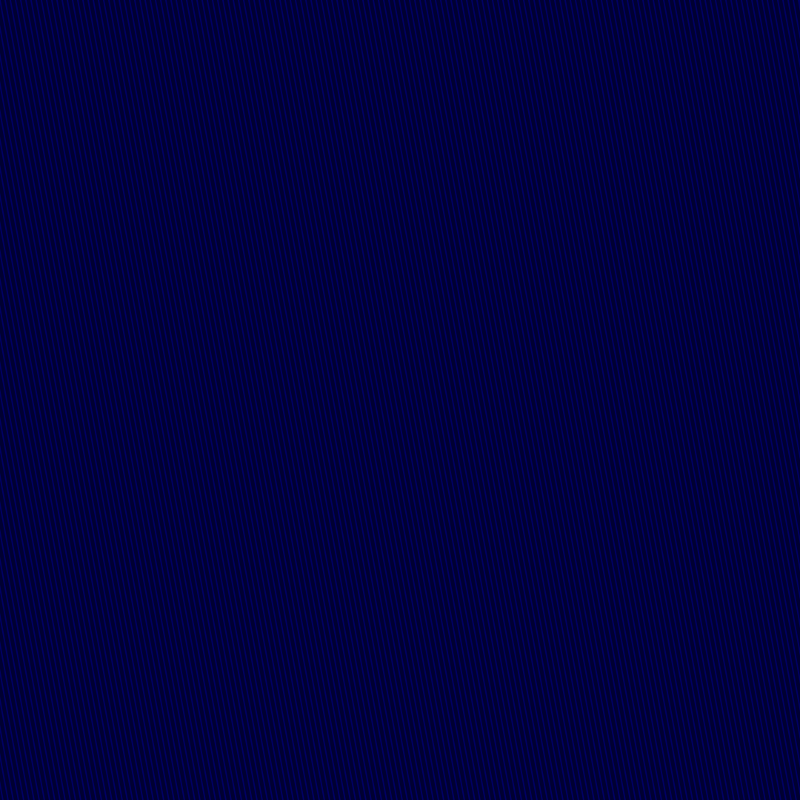
Frame 1 (no input)
Frame 60 (the mouse pressed at the canvas centre just before this capture): identical to frame 1, image omitted
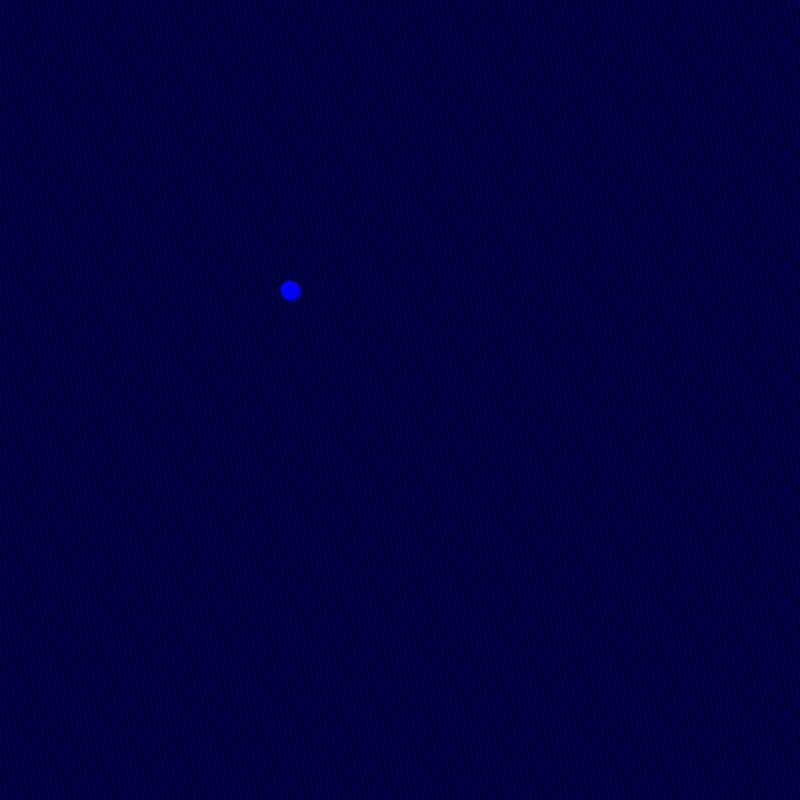
Frame 120 (the mouse held since frame 60 and released just before this capture)

The Processing sketch that drew these frames (run headless with seeded random() and noise(); from frame 60 on, the mouse is pressed at the canvas centre):

// Processing sketch: conwaygameoflife
// ── conwaygameoflife.pde
import java.util.*;

Conway gol;
int rows = 40;
int cols = 40;
float rowH, colW;
PVector lastadd=new PVector(-1, -1);
PGraphics bg;
PGraphics frame;

void setup() {
  size(800, 800);
  gol = new Conway();
  frame = createGraphics(1080, 1080);

  colW = (float) frame.width/cols;
  rowH = (float) frame.height/rows;

  createBG();
}

void draw() {
  frame = createGraphics(1080, 1080);
  frame.beginDraw();
  frame.image(bg, 0, 0, frame.width, frame.height);

  gol.display();
  frame.endDraw();
  frame.save(String.format("frames/%06d.png", frameCount));
  image(frame, 0, 0, width, height);
}

void createBG() {
  bg = createGraphics(frame.width, frame.height);
  bg.beginDraw();
  bg.background(0, 0, 100);
  for (int x=-200; x < frame.width; x+=7) {
    bg.strokeWeight(5);
    bg.stroke(0, 0, 50);
    bg.line(x, 0, x+200, frame.width);
  }
  bg.endDraw();
}

void keyPressed() {
  if (key == 't') {
    gol.randomize();
  } else if (key == 'p') {
    gol.playing = !gol.playing;
  } else if (key == 'r') {
    gol=new Conway();
  }
}

void mouseDragged() {
  if (lastadd.x != (int)(mouseX/colW) || lastadd.y != (int)(mouseY/rowH)) {
    gol.toggle((int)(mouseX/colW), (int)(mouseY/rowH));
    lastadd = new PVector((int)(mouseX/colW), (int)(mouseY/rowH));
  }
}

void mousePressed() {
  gol.toggle((int)(mouseX/colW), (int)(mouseY/rowH));
}

// ── Conway.pde

class Cell {

  int row, col;
  color c;
  boolean alive;

  Cell(int c, int r) {
    row=r;
    col=c;
    alive=false;
    this.c = color(0, 0, 255);
  }

  void display() {
    if (alive) {
      frame.fill(0,0,255);
      frame.noStroke();
                  frame.circle((col+.5)*colW+2, (row+.5)*rowH+2, sqrt(colW*rowH));

      frame.fill(c);
      frame.stroke(0);
      frame.circle((col+.5)*colW, (row+.5)*rowH, sqrt(colW*rowH));
      

    }
  }

  Cell copy(){
   Cell newc = new Cell(col, row);
   newc.alive = alive;
   newc.c = c;
   return newc;
  }


  String toString() {
    return "("+row+", " + col+")";
  }
  
}


class Conway {

  Cell[][] cells;
  boolean playing = false;
  int border = 10;
  int speed = 45;

  Conway() {
    cells = new Cell[rows + 2*border][cols + 2*border];
    for (int r = 0; r < cells.length; r++) {
      for (int c = 0; c < cells[0].length; c++) {
        cells[r][c] = new Cell(-border + r, -border + c);
      }
    }
  }

  void display() {
    for (Cell[] row : cells) {
      for (Cell c : row) {
        c.display();
      }
    }
    if(playing && frameCount % speed == 0){
      doRound();
    }
  }
  
  void randomize(){
        cells = new Cell[rows + 2*border][cols + 2*border];

    for (int r = 0; r < cells.length; r++) {
      for (int c = 0; c < cells[0].length; c++) {
        cells[r][c] = new Cell(-border + r, -border + c);
        if(random(3) < 1) cells[r][c].alive = true;
      }
    }
  }
  
  void doRound(){
    int[][] dirs = {{-1, -1}, {0, -1}, {1, -1}, {1, 0}, {1, 1}, {0, 1}, {-1, 1}, {-1, 0}};
    Cell[][] newcells = new Cell[cells.length][cells[0].length];
    for (int r = 0; r < cells.length; r++) {
      for (int c = 0; c < cells[0].length; c++) {
        newcells[r][c] = cells[r][c].copy();
        int neighbors=0;
        for(int[] d : dirs){
         try{
           neighbors += cells[r+d[0]][c+d[1]].alive ? 1 : 0;
         }catch(Exception e){} //out of array
        }
        if(cells[r][c].alive && (neighbors >= 2 && neighbors <=3)){
          newcells[r][c].alive = true;
        }else if (!cells[r][c].alive && neighbors == 3){
          newcells[r][c].alive = true;
        }else{
          newcells[r][c].alive = false;
        }
        if(newcells[r][c].alive){
          newcells[r][c].c = color(red( newcells[r][c].c), green( newcells[r][c].c)+5, blue( newcells[r][c].c));
        }
      }
    }
    speed = max(speed-1, 12);
    cells = newcells;
  }

  void toggle(int row, int col) {
    cells[border + row][border + col].alive = !cells[border + row][border + col].alive;
  }
}
